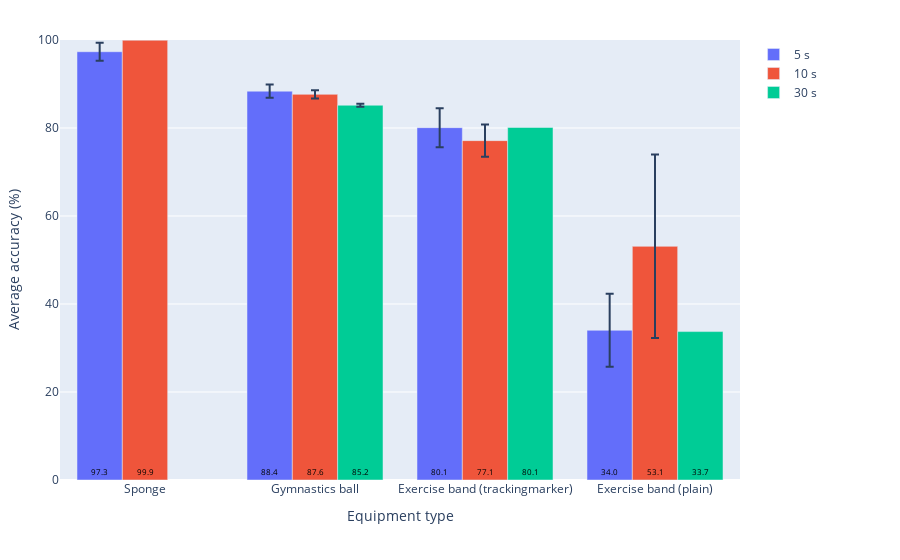

Here is the notebook cell this chart was saved with:
### Code cell
import plotly.graph_objects as go

x_cats   = list(means_wide.index)
durations = list(means_wide.columns)

fig = go.Figure()

for d in durations:
    y   = means_wide[d].astype(float).values
    err = stderr_wide[d].astype(float).values if 'stderr_wide' in globals() else None

    # Labels at the base of each bar; if a bar is very small, put the label outside to keep it readable
    text     = [f"{v:.1f}" for v in y]
    textpos  = ["inside" if v >= 10 else "outside" for v in y]  # threshold can be tweaked

    fig.add_trace(go.Bar(
        x=x_cats, y=y, name=f"{d} s",
        error_y=dict(type="data", array=err, visible=err is not None),
        text=text,
        textposition=textpos,
        insidetextanchor="start",   # <— anchor text at the bar’s base
        textfont=dict(size=8, color="black"),
        cliponaxis=False,
        hovertemplate="Equipment: %{x}<br>Duration: " + str(d) + " s<br>Accuracy: %{y:.1f}%<extra></extra>"
    ))

fig.update_layout(
    barmode="group",
    yaxis=dict(range=[0, 100], title="Average accuracy (%)"),
    xaxis_title="Equipment type",
    legend=dict(x=1.02, y=1, xanchor="left", orientation="v"),
    margin=dict(t=40, b=80, l=60, r=160),
)

fig.show()

### Figure 1 — Plotly figure (JSON) as saved in the notebook; plotly's stock layout.template omitted (floating-point values rounded to 4 significant figures)
{"data": [{"cliponaxis": false, "error_y": {"array": [2.063, 1.501, 4.441, 8.299], "type": "data", "visible": true}, "hovertemplate": "Equipment: %{x}<br>Duration: 5 s<br>Accuracy: %{y:.1f}%<extra></extra>", "insidetextanchor": "start", "name": "5 s", "text": ["97.3", "88.4", "80.1", "34.0"], "textfont": {"color": "black", "size": 8}, "textposition": ["inside", "inside", "inside", "inside"], "x": ["Sponge", "Gymnastics ball", "Exercise band\n(trackingmarker)", "Exercise band\n(plain)"], "y": [97.34, 88.37, 80.08, 34.02], "type": "bar"}, {"cliponaxis": false, "error_y": {"array": [NaN, 0.9187, 3.667, 20.85], "type": "data", "visible": true}, "hovertemplate": "Equipment: %{x}<br>Duration: 10 s<br>Accuracy: %{y:.1f}%<extra></extra>", "insidetextanchor": "start", "name": "10 s", "text": ["99.9", "87.6", "77.1", "53.1"], "textfont": {"color": "black", "size": 8}, "textposition": ["inside", "inside", "inside", "inside"], "x": ["Sponge", "Gymnastics ball", "Exercise band\n(trackingmarker)", "Exercise band\n(plain)"], "y": [99.95, 87.65, 77.13, 53.1], "type": "bar"}, {"cliponaxis": false, "error_y": {"array": [NaN, 0.3257, NaN, NaN], "type": "data", "visible": true}, "hovertemplate": "Equipment: %{x}<br>Duration: 30 s<br>Accuracy: %{y:.1f}%<extra></extra>", "insidetextanchor": "start", "name": "30 s", "text": ["nan", "85.2", "80.1", "33.7"], "textfont": {"color": "black", "size": 8}, "textposition": ["outside", "inside", "inside", "inside"], "x": ["Sponge", "Gymnastics ball", "Exercise band\n(trackingmarker)", "Exercise band\n(plain)"], "y": [NaN, 85.17, 80.12, 33.73], "type": "bar"}], "layout": {"yaxis": {"range": [0, 100], "title": {"text": "Average accuracy (%)"}}, "legend": {"x": 1.02, "y": 1, "xanchor": "left", "orientation": "v"}, "margin": {"t": 40, "b": 80, "l": 60, "r": 160}, "barmode": "group", "xaxis": {"title": {"text": "Equipment type"}}}}
